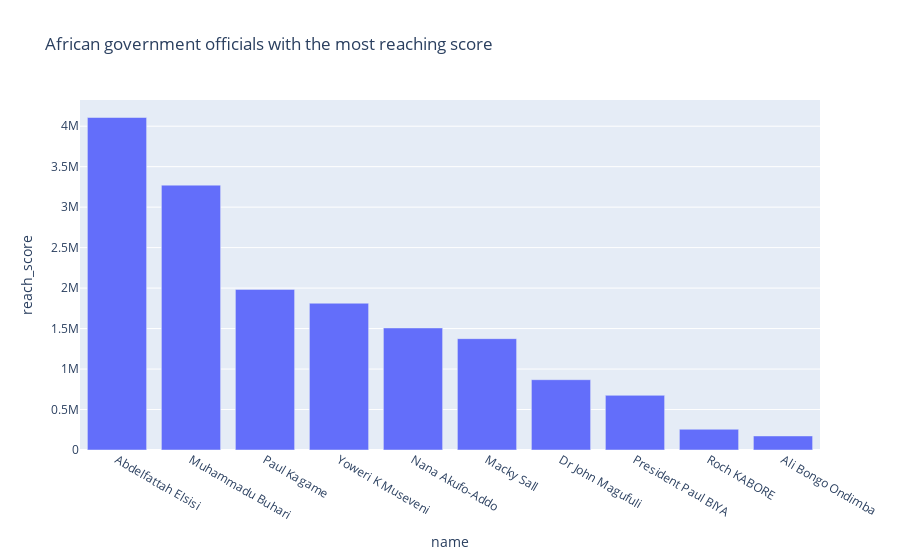

Notebook code for this chart:
### Markdown cell above
### Bar graph showing top 10 African government officials with the most reaching score

### Code cell
hr_gov = gov.nlargest(10, ['reach_score'])
fig = px.bar(hr_gov, x=hr_gov['name'], y=hr_gov['reach_score'], title="African government officials with the most reaching score")
fig.show()

### Figure 1 — Plotly figure (JSON) as saved in the notebook; plotly's stock layout.template omitted (floating-point values rounded to 4 significant figures)
{"data": [{"alignmentgroup": "True", "hovertemplate": "name=%{x}<br>reach_score=%{y}<extra></extra>", "legendgroup": "", "marker": {"color": "#636efa"}, "name": "", "offsetgroup": "", "orientation": "v", "showlegend": false, "textposition": "auto", "type": "bar", "x": ["Abdelfattah Elsisi", "Muhammadu Buhari", "Paul Kagame", "Yoweri K Museveni", "Nana Akufo-Addo", "Macky Sall", "Dr John Magufuli", "President Paul BIYA", "Roch KABORE", "Ali Bongo Ondimba"], "xaxis": "x", "y": [4107367, 3271827, 1983830, 1813231, 1507660, 1375285, 868477, 675296, 256109, 173545], "yaxis": "y"}], "layout": {"barmode": "relative", "legend": {"tracegroupgap": 0}, "title": {"text": "African government officials with the most reaching score"}, "xaxis": {"anchor": "y", "domain": [0, 1], "title": {"text": "name"}}, "yaxis": {"anchor": "x", "domain": [0, 1], "title": {"text": "reach_score"}}}}
